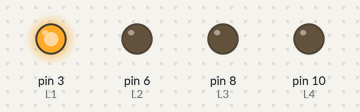
Simulated run of this sketch. Board: Arduino Uno, built with avr-gcc and run on an emulated ATmega328P. Shown: output pins drawn as LEDs (lit = HIGH).

Above: at 0.02 s.
At 0.72 s:
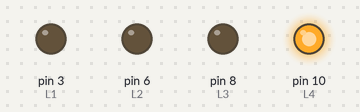
At 1.47 s:
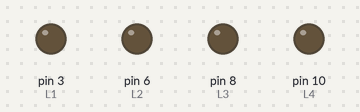
At 2.22 s:
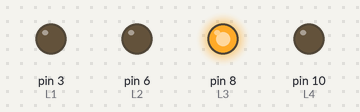
At 2.92 s:
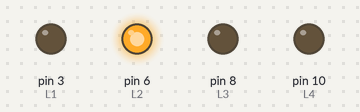
Timing chart, 0 to 3.2 s (numbered marks = the images above):
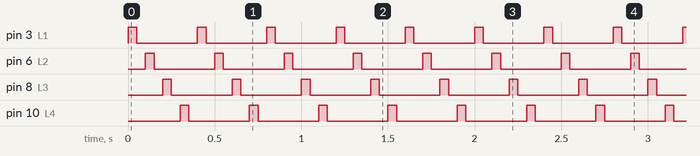

Measured:
- by itself, pin 3 (L1), pin 6 (L2), pin 8 (L3), pin 10 (L4): alternates HIGH for 0.05 s and LOW for 0.35 s

The sketch:

series_blinking.ino
```cpp
const int L1 =3;
const int L2 =6;
const int L3 =8;
const int L4 =10;
void setup() {

  pinMode(L1, OUTPUT);
  pinMode(L2, OUTPUT);
  pinMode(L3, OUTPUT);
  pinMode(L4, OUTPUT);
}


void loop() {
  digitalWrite(L1, HIGH);   // turn the LED on (HIGH is the voltage level)
  delay(50);                       // wait for a second
  digitalWrite(L1, LOW);    // turn the LED off by making the voltage LOW
  delay(50);
    digitalWrite(L2, HIGH);   // turn the LED on (HIGH is the voltage level)
  delay(50);                       // wait for a second
  digitalWrite(L2, LOW);    // turn the LED off by making the voltage LOW
  delay(50);
    digitalWrite(L3, HIGH);   // turn the LED on (HIGH is the voltage level)
  delay(50);                       // wait for a second
  digitalWrite(L3, LOW);    // turn the LED off by making the voltage LOW
  delay(50);
    digitalWrite(L4, HIGH);   // turn the LED on (HIGH is the voltage level)
  delay(50);                       // wait for a second
  digitalWrite(L4, LOW);    // turn the LED off by making the voltage LOW
  delay(50);          // wait for a second
}
```
